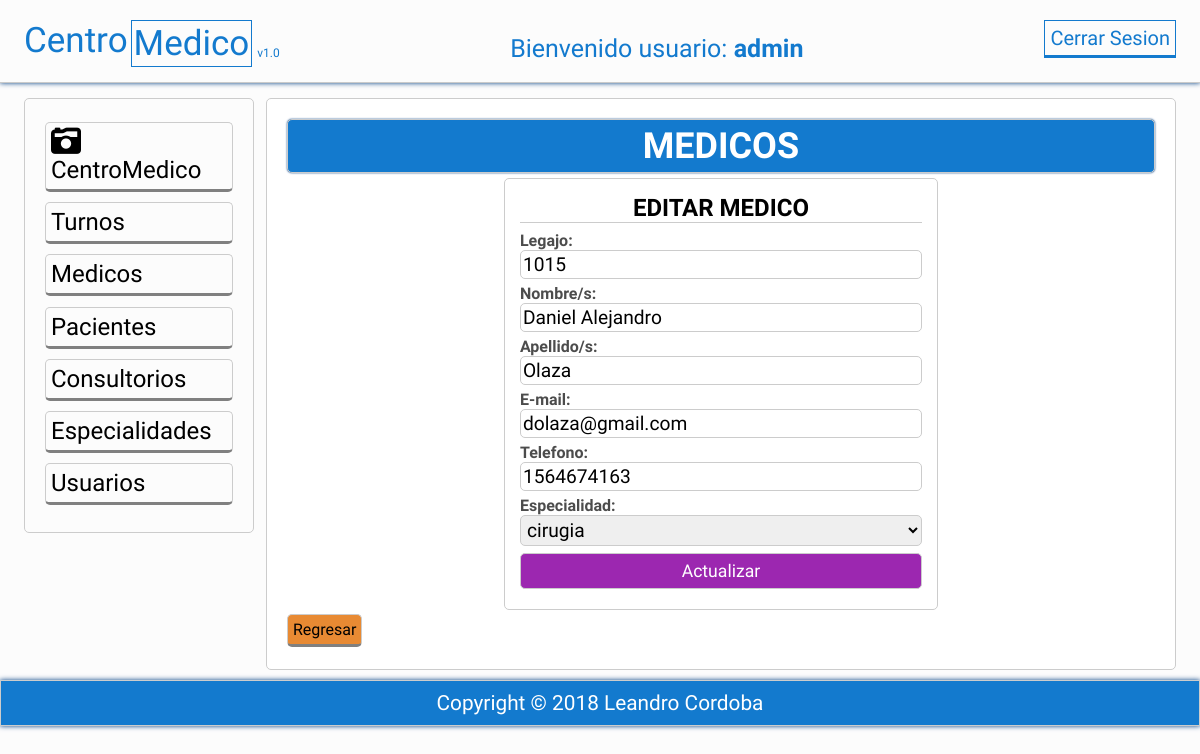
Page /actualizarmedico.php?idMedico=1 (signed in) on the committed database.
### tables this page shows
CREATE TABLE `medicos` (
  `idMedico` int(11) NOT NULL AUTO_INCREMENT,
  `medLegajo` char(15) NOT NULL,
  `mednombres` varchar(50) NOT NULL,
  `medapellidos` varchar(50) NOT NULL,
  `medEspecialidad` varchar(50) NOT NULL,
  `medtelefono` char(15) NOT NULL,
  `medcorreo` varchar(50) NOT NULL,
  PRIMARY KEY (`idMedico`),
  UNIQUE KEY `medLegajo` (`medLegajo`)
);

### actualizarmedico.php (called while the page is built, shortened)
<?php session_start();
	require 'funciones.php';
	require 'conexion.php';
	if($_SERVER['REQUEST_METHOD']=='POST'){
		$id = limpiarDatos($_POST['id']);
		$legajo = limpiarDatos($_POST['legajo']);
		$nombres = limpiarDatos($_POST['nombres']);
		$apellidos = limpiarDatos($_POST['apellidos']);
		$correo = limpiarDatos($_POST['correo']);
		$telefono = limpiarDatos($_POST['telefono']);
		$especialidad = limpiarDatos($_POST['especialidad']);
		$statement = $conexion->prepare(
		"UPDATE medicos
        SET medLegajo = :legajo,
		mednombres =:nombres,
		medapellidos =:apellidos,
		medEspecialidad =:especialidad,
		medtelefono =:telefono,
		medcorreo =:correo
		WHERE idMedico = :id");
		$statement ->execute(array(
        ':legajo'=>$legajo,
		':nombres'=>$nombres,
		':apellidos'=>$apellidos,
		':especialidad'=>$especialidad,
		':telefono'=>$telefono,
		':correo'=>$correo,
        ':id'=> $id
        ));
        header('Location: medicos.php');
	}else{
		$id_medico = id_numeros($_GET['idMedico']);
		$medico = obtener_medico_id($conexion,$id_medico);
		$medico =$medico[0];
	}
	require 'vista/actualizarmedico_vista.php';
?>

### funciones.php (called while the page is built, shortened)
<?php
	function limpiarDatos($datos){
		$datos = trim($datos);
		$datos = stripslashes($datos);
		$datos = htmlspecialchars($datos);
		return $datos;
	}
	function id_numeros($id){
		return (int)limpiarDatos($id);
	}
	function obtener_medico_id($conexion,$id){
		$resultado = $conexion->query("SELECT * FROM medicos WHERE idMedico = $id LIMIT 1");
		$resultado = $resultado->fetchAll();
		return ($resultado) ? $resultado : false;
	}
?>

### vista/actualizarmedico_vista.php (the view, shortened to what this page needs)
<?php include 'plantillas/header.php'; ?>
	<section class="main">
		<div class="wrapp">
			<?php include 'plantillas/nav.php'; ?>
				<article>
					<div class="mensaje">
						<h2>MEDICOS</h2>
					</div>
					<form action="<?php echo htmlspecialchars($_SERVER['PHP_SELF']) ?>" method="post">
						<h2>EDITAR MEDICO</h2>
						<label>Legajo:</label>
						<input type="numeric" name="legajo" placeholder="Legajo" value="<?php echo $medico['medLegajo'];?>" requerid>
						<label>Nombre/s:</label>
						<input type="text" name="nombres" placeholder="Nombres:" value="<?php echo $medico['mednombres'];?>">
						<label>Apellido/s:</label>
						<input type="text" name="apellidos"
                            placeholder="Apellidos:"   value="<?php echo $medico['medapellidos'];?>">
                        <label>E-mail:</label>
						<input type="email" name="correo" placeholder="Correo:" value="<?php echo $medico['medcorreo'];?>">
						<label>Telefono:</label>
						<input type="numeric" name="telefono" placeholder="Telefono:" value="<?php echo $medico['medtelefono'];?>">
						<label>Especialidad:</label>
						<select name="especialidad">
							<option value="<?php echo $medico['medEspecialidad'];?>"><?php echo $medico['medEspecialidad'];?></option>
						</select>
						<input type="submit" name="enviar" value="Actualizar">
					</form>
                    <a class="btn-regresar" href="medicos.php">Regresar</a>
				</article>
	</section>
<?php include 'plantillas/footer.php'; ?>
</body>
</html>

### css/estilos.css (style rules this page uses)
* { -webkit-box-sizing: border-box; -moz-box-sizing: border-box; box-sizing: border-box; margin:0px; padding:0px; font-family: 'Antic', sans-serif; }
body { background: rgba(0,0,0,.01); color:#000; }
.wrapp { padding: 0% 2%; width:100%; margin:auto; overflow: hidden; }
.mensaje { background: #137ace; padding:5px; color:#fff; border-radius:5px; text-align: center; font-size: 1.5em; margin-bottom: 5px; box-shadow: 0 0px 2px #013D82 !important; }
article a { display:block; font-weight: normal; }
article .btn-regresar { display:inline-block; border: 1px solid #ccc; border-bottom: 3px solid gray; color:black; font-weight: normal; background: #e88a33; }
article { margin: 10px 0px; margin-left:1%; float: left; width: 79%; padding:20px; background: rgb(255, 255, 255); border-radius:5px; }
article,aside, .mensaje { border:1px solid #ccc; }
form h2 { font-color: #000; }
form { max-width: 50%; margin: 2px auto; border:1px solid #ccc; padding: 15px; text-align: left; border-radius:5px; }
form input, form textarea, form select { border: 0; outline: 0; padding: 2px; -moz-border-radius: 5px; -webkit-border-radius: 5px; border-radius: 5px; width: 100%; border:1px solid #ccc; margin-bottom: 5px; font-size: 1.2em; }
form label { text-align: left; margin-top: 2px; color: rgba(0,0,0,.7); }
form [type="submit"] { cursor: pointer; position: relative; display: inline-block; margin-top: 2px; padding: 0.40em 1.5em; background: #9C27B0; text-decoration: none; font-size: 1.1em; color: #FFF; width: 100%; text-align: center; }
.wrapp form h2 { margin-bottom: 8px; text-align: center; border-bottom:1px solid #ccc; }
form label { font-size: 1em; font-weight: bold; padding-top: 4px; }
article a { margin: 2px 0px; display:inline-block; padding: 5px; color: white; border-radius:5px; cursor:pointer; border-bottom: 3px solid rgba(0, 0, 0,.5); width:auto; text-decoration:none; text-align:center; position: relative; }
footer li,a { text-decoration: none; color: #fff; }

### rows in the picture
medicos: legajo "1015", nombres "Daniel Alejandro", apellidos "Olaza", correo "dolaza@gmail.com", telefono "1564674163", especialidad "cirugia"

### other values in the picture
$_SESSION['usuario'] "admin"
